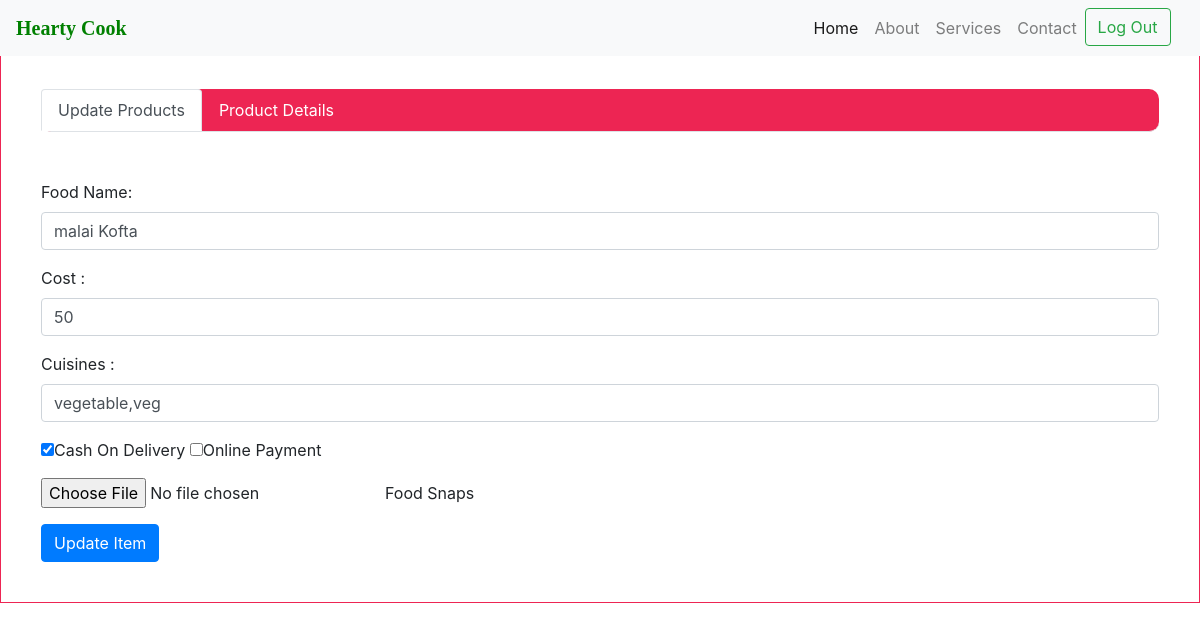
Page /update.php?food_id=2 (signed in) on the earlier database version.
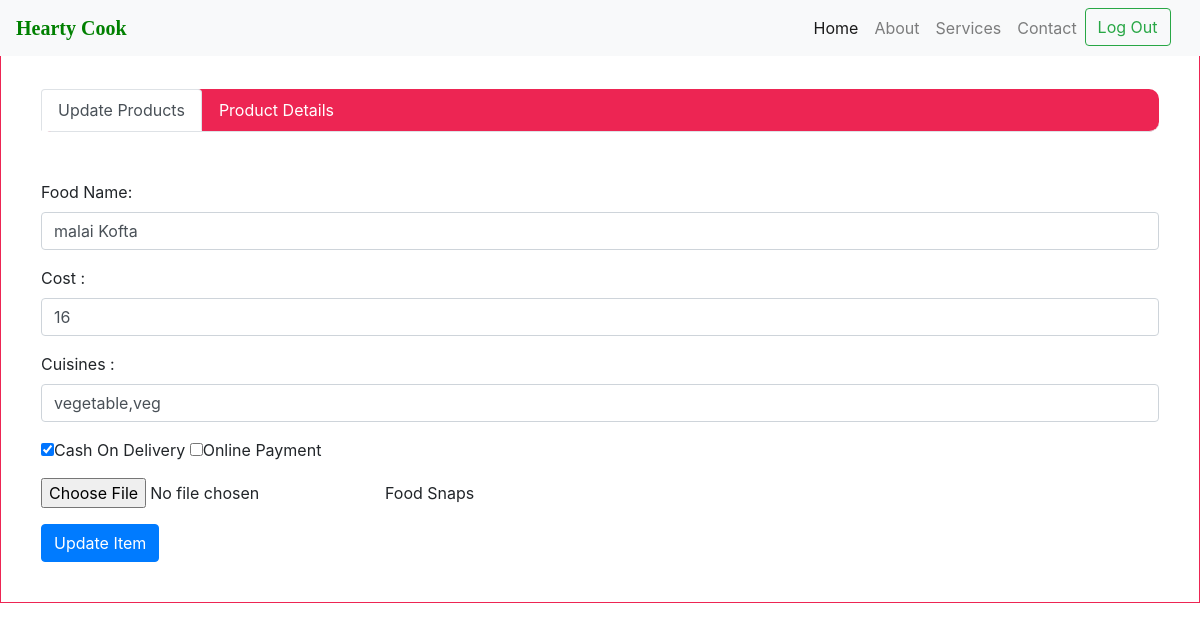
Same page on the later database version.
### tables this page shows
CREATE TABLE `food` (
  `food_id` int(11) NOT NULL,
  `cook_id` int(11) NOT NULL,
  `foodname` varchar(100) NOT NULL,
  `cost` bigint(15) NOT NULL,
  `cuisines` varchar(50) NOT NULL,
  `paymentmode` varchar(50) NOT NULL,
  `fldimage` varchar(1000) NOT NULL
);

### update.php (the view, shortened to what this page needs)
<?php
include("connection.php");
extract($_REQUEST);
if(isset($_SESSION['id']))
{
if(!empty($_GET['food_id']))
{
	$food_id=$_GET['food_id'];
	$query=mysqli_query($con,"select * from food   where food_id='$food_id'");
if(mysqli_num_rows($query))
{
	 $row=mysqli_fetch_array($query);
     $rfoodname=$row['foodname'];
     $rcost=$row['cost'];
     $rcuisines=$row['cuisines'];
     $rpaymentmode=$row['paymentmode'];
}
else
{
	header("location:food.php");
}
}
else
{
	header("location:food.php");
}
}
else
{
	header("location:cook_login.php");
}
?>
<!DOCTYPE html>
<html lang="en">
<head>
  <link rel="stylesheet" href="https://maxcdn.bootstrapcdn.com/bootstrap/4.3.1/css/bootstrap.min.css">
     <link rel="stylesheet" href="path/to/font-awesome/css/font-awesome.min.css">
	 <link rel="stylesheet" href="https://use.fontawesome.com/releases/v5.8.1/css/all.css">
</head>
<body>
<nav class="navbar navbar-expand-lg navbar-light bg-light fixed-top">
    <a class="navbar-brand" href="../index.php"><span style="color:green;font-family: 'Permanent Marker', cursive;"><b>Hearty Cook</b></span></a>
    <div class="collapse navbar-collapse" id="navbarResponsive">
      <ul class="navbar-nav ml-auto">
        <li class="nav-item active">
          <a class="nav-link" href="index.php">Home
              </a>
        </li>
        <li class="nav-item">
          <a class="nav-link" href="aboutus.php">About</a>
        </li>
        <li class="nav-item">
          <a class="nav-link" href="services.php">Services</a>
        </li>
        <li class="nav-item">
          <a class="nav-link" href="contact.php">Contact</a>
        </li>
		<li class="nav-item">
		  <form method="post">
          <?php
			if(empty($_SESSION['id']))
			{
			?>
		   <button class="btn btn-outline-danger my-2 my-sm-0" name="login">Log In</button>&nbsp;&nbsp;&nbsp;
            <?php
			}
			else
			{
			?>
			<button class="btn btn-outline-success my-2 my-sm-0" name="logout" type="submit">Log Out</button>&nbsp;&nbsp;&nbsp;
			<?php
			}
			?>
			</form>
        </li>
      </ul>
    </div>
</nav>
<br><br>
<div class="middle" style=" position:fixed; padding:40px; border:1px solid #ED2553;  width:100%;">
	   <ul class="nav nav-tabs nabbar_inverse" id="myTab" style="background:#ED2553;border-radius:10px 10px 10px 10px;" role="tablist">
          <li class="nav-item">
             <a class="nav-link active" id="home-tab" data-toggle="tab" href="#viewitem" role="tab" aria-controls="home" aria-selected="true">Update Products</a>
          </li>
              <a class="nav-link" style="color:white;" id="profile-tab"  aria-selected="false">Product Details</a>
       </ul>
	   <br><br>
	   <div class="tab-content" id="myTabContent">
            <div class="tab-pane fade show active" id="viewitem" role="tabpanel" aria-labelledby="home-tab">
                        <form action="" method="post" enctype="multipart/form-data">
                                     <div class="form-group">
                                     <label for="food_name">Food Name:</label>
                                            <input type="text" class="form-control" id="food_name" value="<?php if(isset($rfoodname)) { echo $rfoodname;}?>" placeholder="Enter Food Name" name="food_name" required>
                                     </div>
                                     <div class="form-group">
                                            <label for="cost">Cost :</label>
                                            <input type="number" class="form-control" id="cost"  value="<?php if(isset($rcost)) { echo $rcost;}?>" placeholder="10000" name="cost" required>
                                     </div>
	                                 <div class="form-group">
                                            <label for="cuisines">Cuisines :</label>
                                            <input type="text" class="form-control" id="cuisines" value="<?php if(isset($rcuisines)) { echo $rcuisines;}?>" placeholder="Enter Cuisines" name="cuisines" required>
                                    </div>
							        <div class="form-group">
									<?php
			                          $pay=explode(",",$rpaymentmode);
			                           ?>
                                         <input type="checkbox" <?php if(in_array("COD",$pay)) { echo "checked"; } ?> name="chk[]" value="COD"/>Cash On Delivery
			                             <input type="checkbox" <?php if(in_array("Online Payment",$pay)) { echo "checked"; } ?> name="chk[]" value="Online Payment"/>Online Payment
								         <br>
			      			        </div>
	                                <div class="form-group">
                                         <input type="file" accept="image/*" name="food_pic"/>Food Snaps
                                    </div>
                                    <button type="submit" name="update" class="btn btn-primary">Update Item</button>
									<br>
                               </form>
	        </div>
	  </div>
	</div>
</body>
</html>

Differences in the rows shown:
changed food "malai Kofta": cost "50" → "16"
